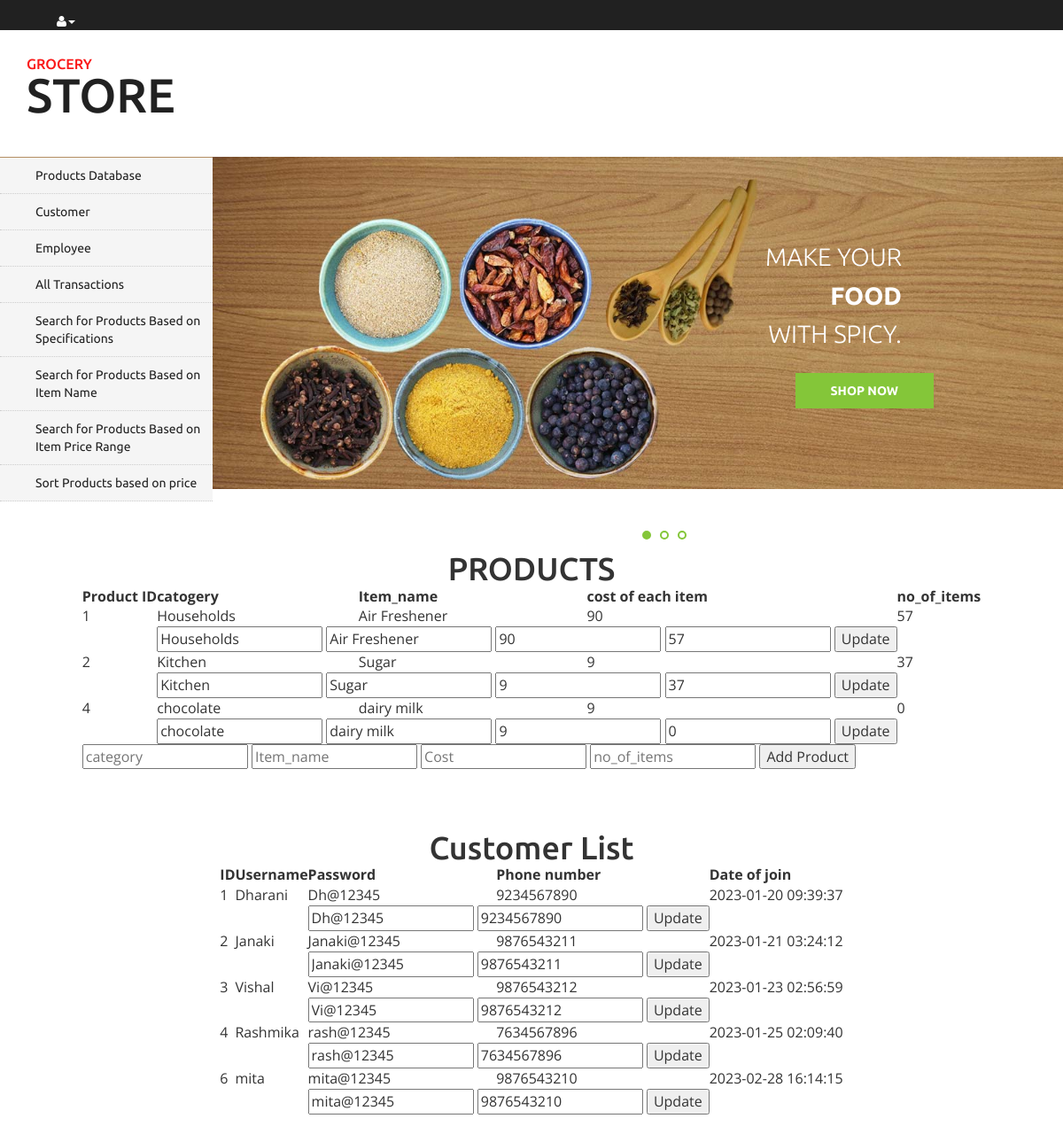
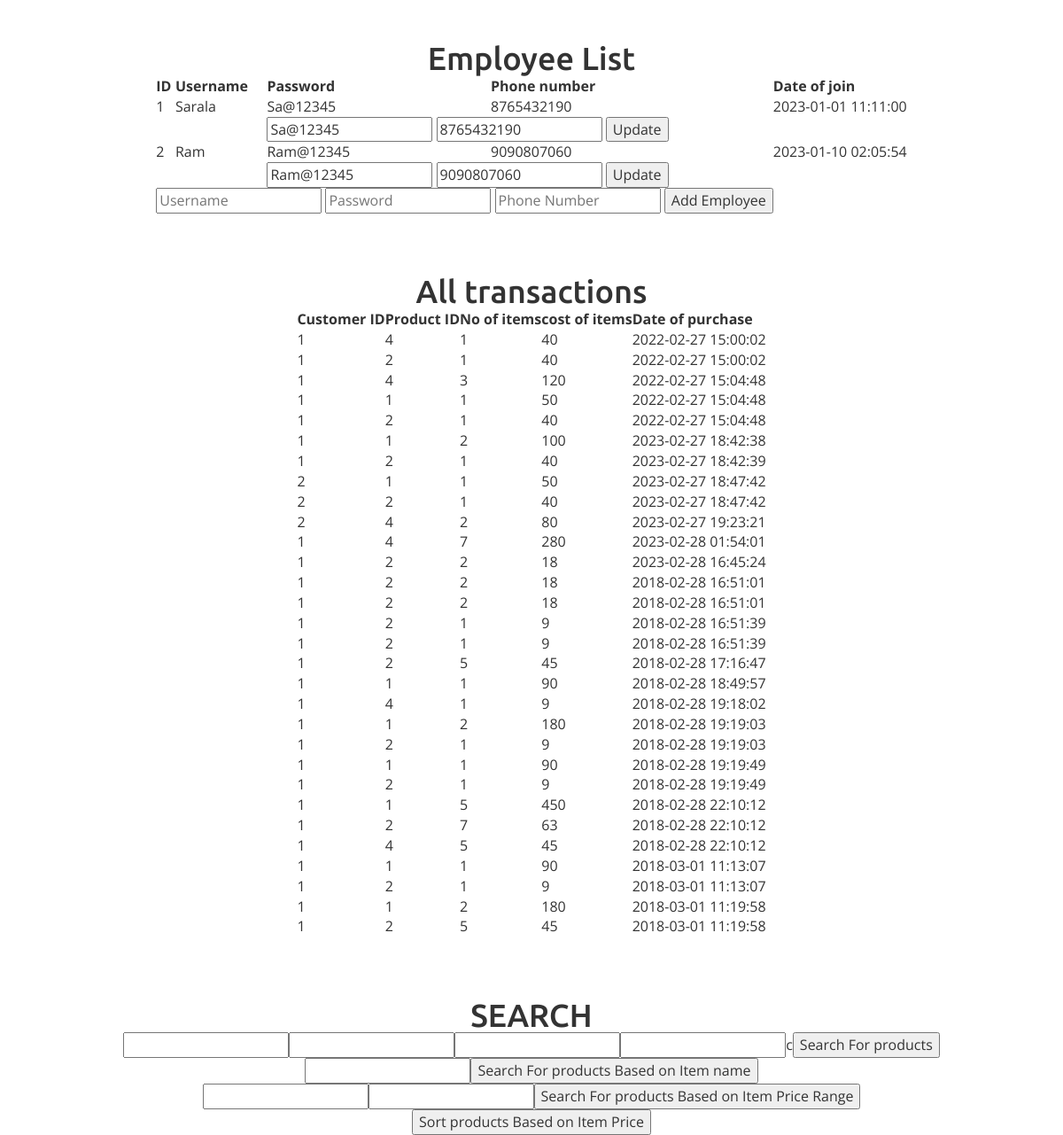
Screenshot of /trial.php with the database file from the repository (2 pictures, top to bottom).
### tables this page shows
CREATE TABLE `products` (
  `ID` int(10) NOT NULL,
  `catogery` varchar(20) NOT NULL,
  `Item_name` varchar(20) NOT NULL,
  `cost` int(10) NOT NULL,
  `no_of_items` int(10) NOT NULL
);

CREATE TABLE `customer` (
  `ID` int(10) NOT NULL,
  `user` varchar(20) NOT NULL,
  `password` varchar(20) NOT NULL,
  `phone_no` bigint(10) NOT NULL,
  `Email` varchar(20) NOT NULL,
  `Time_of_join` datetime NOT NULL
);

CREATE TABLE `employee` (
  `e_username` varchar(20) NOT NULL,
  `e_password` varchar(20) NOT NULL,
  `e_phone_no` bigint(10) NOT NULL,
  `e_date_join` datetime NOT NULL,
  `eid` int(10) NOT NULL
);

CREATE TABLE `purchase` (
  `pcid` int(10) NOT NULL,
  `ppid` int(10) NOT NULL,
  `no_of_items` int(10) NOT NULL,
  `cost_of_items` int(10) NOT NULL,
  `date_time` datetime NOT NULL
);

### trial.php (the view, shortened to what this page needs)
<!DOCTYPE html>
<html>
<head>
<link href="css/bootstrap.css" rel="stylesheet" type="text/css" media="all" />
<link href="css/style.css" rel="stylesheet" type="text/css" media="all" />
<link href="css/font-awesome.css" rel="stylesheet" type="text/css" media="all" />
</head>
<body>
	<div class="agileits_header">
		<div class="w3l_header_right">
			<ul>
				<li class="dropdown profile_details_drop">
					<a href="#" class="dropdown-toggle" data-toggle="dropdown"><i class="fa fa-user" aria-hidden="true"></i><span class="caret"></span></a>
				</li>
			</ul>
		</div>
		<div class="clearfix"> </div>
	</div>
	<div class="logo_products">
		<div class="container">
			<div class="w3ls_logo_products_left">
				<h1><a href="index.html"><span>Grocery</span> Store</a></h1>
			</div>
			<div class="clearfix"> </div>
		</div>
	</div>
	<div class="banner">
		<div class="w3l_banner_nav_left">
			<nav class="navbar nav_bottom">
				<div class="collapse navbar-collapse" id="bs-megadropdown-tabs">
					<ul class="nav navbar-nav nav_1">
						<li><a href="#products_edit">Products Database</a></li>
						<li><a href="#customer">Customer</a></li>
						<li><a href="#add_employee">Employee</a></li>
						<li><a href="#All_transactions">All Transactions</a></li>
						<li><a href="#search_products">Search for Products Based on Specifications</a></li>
						<li><a href="#search_products_itname">Search for Products Based on Item Name</a></li>
						<li><a href="#search_products_range">Search for Products Based on Item Price Range</a></li>
						<li><a href="#search_products_itsort">Sort Products based on price</a></li>
					</ul>
				 </div>
			</nav>
		</div>
		<div class="w3l_banner_nav_right">
			<section class="slider">
				<div class="flexslider">
					<ul class="slides">
						<li>
							<div class="w3l_banner_nav_right_banner">
								<h3>Make your <span>food</span> with Spicy.</h3>
								<div class="more">
									<a href="#" class="button--saqui button--round-l button--text-thick" data-text="Shop now">Shop now</a>
								</div>
							</div>
						</li>
					</ul>
				</div>
			</section>
				<link rel="stylesheet" href="css/flexslider.css" type="text/css" media="screen" property="" />
		</div>
	</div>
<center><h1> PRODUCTS</h1></center>
	<div id="products_edit">
		<?php
   $db="grocery";
   $connect = mysqli_connect('localhost','root','',$db);
   $query = mysqli_query($connect,"SELECT * FROM products");
      echo "<center>";
      ?><table cellpadding="5" cellspacing="5">
      	<?php
      echo "<tr>";
      echo "<th>"; echo "Product ID"; echo "</th>";
      echo "<th>"; echo "catogery"; echo "</th>";
      echo "<th>"; echo "Item_name"; echo "</th>";
      echo "<th>"; echo "cost of each item"; echo "</th>";
      echo "<th>"; echo "no_of_items"; echo "</th>";
      echo "</tr>";
 while ($row = mysqli_fetch_array ($query)) {
      echo "<tr>";
      echo "<td>"; echo $row["ID"]; echo "</td>";
      echo "<td>"; echo $row["catogery"]; echo "</td>";
      echo "<td>"; echo $row["Item_name"]; echo "</td>";
      echo "<td>"; echo $row["cost"]; echo "</td>";
      echo "<td>"; echo $row["no_of_items"]; echo "</td>";
      echo "</tr>";
      echo "<tr>";
      echo "<td>";
      echo "</td>";
      echo "<td colspan='3'>";
      ?><form action="A_update_products.php" method="post">
 		<input type="text" placeholder="<?php echo $row["catogery"];?>" value="<?php echo $row["catogery"];?>" name="Acatogery"/>
 		<input type="text" placeholder="<?php echo $row["Item_name"];?>" value="<?php echo $row["Item_name"];?>" name="AItem_name"/>
 		<input type="number" placeholder="<?php echo $row["cost"];?>" value="<?php echo $row["cost"];?>" name="Acost"/>
 		<input type="number" placeholder="<?php echo $row["no_of_items"];?>" value="<?php echo $row["no_of_items"];?>" name="Ano_of_items"/>
      	<input type="submit" name="submit" value="Update"/>
    </form>
      <?php echo "</td>";
      echo "</tr>";
	  }
	  echo "<tr>";
      echo "<td colspan='4'>";
      ?><form action="add_products.php" method="post">
 		<input type="text" placeholder="category" name="p_catogery"/>
 		<input type="text" placeholder="Item_name" name="p_Item_name"/>
 		<input type="number" placeholder="Cost" name="p_cost"/>
      	<input type="number" placeholder="no_of_items" name="p_items"/>
		  <input type="submit" name="submit" value="Add Product"/>
    </form>
      <?php echo "</td>";
      echo "</tr>";
	  echo "</table>";
	  echo "</center>";
	  ?>
	  </div>
<br><br><br><center><h1>Customer List</h1></center>
<div id="customer">
		<?php
   $db="grocery";
   $connect = mysqli_connect('localhost','root','',$db);
   $query = mysqli_query($connect,"SELECT * FROM customer");
      echo "<center>";
      ?><table cellpadding="5" cellspacing="5">
      	<?php
      echo "<tr>";
      echo "<th>"; echo "ID"; echo "</th>";
      echo "<th>"; echo "Username"; echo "</th>";
      echo "<th>"; echo "Password"; echo "</th>";
      echo "<th>"; echo "Phone number"; echo "</th>";
      echo "<th>"; echo "Date of join"; echo "</th>";
      echo "</tr>";
 while ($row = mysqli_fetch_array ($query)) {
      echo "<tr>";
      echo "<td>"; echo $row["ID"]; echo "</td>";
      echo "<td>"; echo $row["user"]; echo "</td>";
      echo "<td>"; echo $row["password"]; echo "</td>";
      echo "<td>"; echo $row["phone_no"]; echo "</td>";
      echo "<td>"; echo $row["Time_of_join"]; echo "</td>";
      echo "</tr>";
      echo "<tr>";
      echo "<td>";
      echo "</td>";
      echo "<td>";
      echo "</td>";
      echo "<td colspan='2'>";
      ?><form action="A_update_customer.php" method="post">
 		<input type="text" placeholder="<?php echo $row["password"];?>" value="<?php echo $row["password"];?>" name="Cpassword"/>
 		<input type="number" placeholder="<?php echo $row["phone_no"];?>" value="<?php echo $row["phone_no"];?>" name="C_phone_number"/>
      	<input type="submit" name="submit" value="Update"/>
    </form>
      <?php echo "</td>";
      echo "</tr>";
  }
  echo "</table>";
  echo "</center>";
?>
	</div>
<br><br><br><center><h1>Employee List</h1></center>
		<div id="add_employee">
		<?php
   $db="grocery";
   $connect = mysqli_connect('localhost','root','',$db);
   $query = mysqli_query($connect,"SELECT * FROM employee");
      echo "<center>";
      ?><table cellpadding="5" cellspacing="5">
      	<?php
      echo "<tr>";
      echo "<th>"; echo "ID"; echo "</th>";
      echo "<th>"; echo "Username"; echo "</th>";
      echo "<th>"; echo "Password"; echo "</th>";
      echo "<th>"; echo "Phone number"; echo "</th>";
      echo "<th>"; echo "Date of join"; echo "</th>";
      echo "</tr>";
 while ($row = mysqli_fetch_array ($query)) {
      echo "<tr>";
      echo "<td>"; echo $row["eid"]; echo "</td>";
      echo "<td>"; echo $row["e_username"]; echo "</td>";
      echo "<td>"; echo $row["e_password"]; echo "</td>";
      echo "<td>"; echo $row["e_phone_no"]; echo "</td>";
      echo "<td>"; echo $row["e_date_join"]; echo "</td>";
      echo "</tr>";
      echo "<tr>";
      echo "<td>";
      echo "</td>";
      echo "<td>";
      echo "</td>";
      echo "<td colspan='2'>";
      ?><form action="A_update_emp.php" method="post">
 		<input type="text" placeholder="<?php echo $row["e_password"];?>" value="<?php echo $row["e_password"];?>" name="Apassword"/>
 		<input type="number" placeholder="<?php echo $row["e_phone_no"];?>" value="<?php echo $row["e_phone_no"];?>" name="A_phno"/>
      	<input type="submit" name="submit" value="Update"/>
    </form>
      <?php echo "</td>";
      echo "</tr>";
  }
  echo "<tr>";
      echo "<td colspan='4'>";
      ?><form action="add_employee.php" method="post">
 		<input type="text" placeholder="Username" name="e_username"/>
 		<input type="text" placeholder="Password" name="e_password"/>
 		<input type="number" placeholder="Phone Number" name="e_phone_no"/>
      	<input type="submit" name="submit" value="Add Employee"/>
    </form>
      <?php echo "</td>";
      echo "</tr>";
  echo "</table>";
  echo "</center>";
?>
	</div>
<br><br><br><center><h1>All transactions</h1></center>
	<div id="All_transactions">
		<?php
   $db="grocery";
   $connect = mysqli_connect('localhost','root','',$db);
   $query = mysqli_query($connect,"SELECT * FROM purchase");
      echo "<center>";
      ?><table cellpadding="5" cellspacing="5">
         <?php
      echo "<tr>";
      echo "<th>"; echo "Customer ID"; echo "</th>";
      echo "<th>"; echo "Product ID"; echo "</th>";
      echo "<th>"; echo "No of items"; echo "</th>";
      echo "<th>"; echo "cost of items"; echo "</th>";
      echo "<th>"; echo "Date of purchase"; echo "</th>";
      echo "</tr>";
 while ($row = mysqli_fetch_array ($query)) {
      echo "<tr>";
      echo "<td>"; echo $row["pcid"]; echo "</td>";
      echo "<td>"; echo $row["ppid"]; echo "</td>";
      echo "<td>"; echo $row["no_of_items"]; echo "</td>";
      echo "<td>"; echo $row["cost_of_items"]; echo "</td>";
      echo "<td>"; echo $row["date_time"]; echo "</td>";
      echo "</tr>";
  }
  echo "</table>";
  echo "</center>";
?>
	</div>
<br><br><br><center><h1>SEARCH</h1></center>
<div id="search_products">
		<?php
      echo "<center>";
      ?><table cellpadding="5" cellspacing="5">
      ?><form action="search_products.php" method="post">
 		<input type="number"   name="spid"/>
 		<input type="text"   name="scategory"/>
		<input type="text"   name="sitem_name"/>
		<input type="number"   name="scost"/>
      	c<input type="submit" name="submit" value="Search For products"/>
    </form>
      <?php echo "</td>";
  echo "</table>";
  echo "</center>";
?>
	</div>
<div id="search_products_itname">
		<?php
      echo "<center>";
      ?><table cellpadding="5" cellspacing="5">
      ?><form action="search_products_itname.php" method="post">
		<input type="text"   name="sitem_name"/>
      	<input type="submit" name="submit" value="Search For products Based on Item name"/>
    </form>
      <?php echo "</td>";
  echo "</table>";
  echo "</center>";
?>
	</div>
<div id="search_products_range">
		<?php
      echo "<center>";
      ?><table cellpadding="5" cellspacing="5">
      ?><form action="search_products_range.php" method="post">
		<input type="number"   name="sitem_price_st"/>
		<input type="number"   name="sitem_price_end"/>
      	<input type="submit" name="submit" value="Search For products Based on Item Price Range"/>
    </form>
      <?php echo "</td>";
  echo "</table>";
  echo "</center>";
?>
	</div>
	<div id="search_products_itsort">
		<?php
      echo "<center>";
      ?><table cellpadding="5" cellspacing="5">
      ?><form action="search_products_itsort.php" method="post">
      	<input type="submit" name="submit" value="Sort products Based on Item Price"/>
    </form>
      <?php echo "</td>";
  echo "</table>";
  echo "</center>";
?>
	</div>
</body>
</html>

### css/flexslider.css (style rules this page uses)
.slides, .flex-control-nav, .flex-direction-nav { margin: 0; padding: 0; list-style: none; }
.flexslider .slides > li { display: none; -webkit-backface-visibility: hidden; }
.slides:after { content: "."; display: block; clear: both; visibility: hidden; line-height: 0; height: 0; }
.flexslider { border: 0px; position: relative; zoom: 1; overflow: hidden; }
.flexslider .slides { zoom: 1; }

### rows the page displays
products: ID "1", catogery "Households", Item_name "Air Freshener", cost "90", no_of_items "57", Acatogery "Households", AItem_name "Air Freshener", Acost "90", Ano_of_items "57"
products: ID "2", catogery "Kitchen", Item_name "Sugar", cost "9", no_of_items "37", Acatogery "Kitchen", AItem_name "Sugar", Acost "9", Ano_of_items "37"
products: ID "4", catogery "chocolate", Item_name "dairy milk", cost "9", no_of_items "0", Acatogery "chocolate", AItem_name "dairy milk", Acost "9", Ano_of_items "0"
customer: ID "1", user "Dharani", password "Dh@12345", phone_no "9234567890", Time_of_join "2023-01-20 09:39:37", Cpassword "Dh@12345", C_phone_number "9234567890"
customer: ID "2", user "Janaki", password "Janaki@12345", phone_no "9876543211", Time_of_join "2023-01-21 03:24:12", Cpassword "Janaki@12345", C_phone_number "9876543211"
customer: ID "3", user "Vishal", password "Vi@12345", phone_no "9876543212", Time_of_join "2023-01-23 02:56:59", Cpassword "Vi@12345", C_phone_number "9876543212"
customer: ID "4", user "Rashmika", password "rash@12345", phone_no "7634567896", Time_of_join "2023-01-25 02:09:40", Cpassword "rash@12345", C_phone_number "7634567896"
customer: ID "6", user "mita", password "mita@12345", phone_no "9876543210", Time_of_join "2023-02-28 16:14:15", Cpassword "mita@12345", C_phone_number "9876543210"
employee: eid "1", e_username "Sarala", e_password "Sa@12345", e_phone_no "8765432190", e_date_join "2023-01-01 11:11:00", Apassword "Sa@12345", A_phno "8765432190"
employee: eid "2", e_username "Ram", e_password "Ram@12345", e_phone_no "9090807060", e_date_join "2023-01-10 02:05:54", Apassword "Ram@12345", A_phno "9090807060"
purchase: pcid "1", ppid "4", no_of_items "1", cost_of_items "40", date_time "2022-02-27 15:00:02"
purchase: pcid "1", ppid "2", no_of_items "1", cost_of_items "40", date_time "2022-02-27 15:00:02"
purchase: pcid "1", ppid "4", no_of_items "3", cost_of_items "120", date_time "2022-02-27 15:04:48"
purchase: pcid "1", ppid "1", no_of_items "1", cost_of_items "50", date_time "2022-02-27 15:04:48"
purchase: pcid "1", ppid "2", no_of_items "1", cost_of_items "40", date_time "2022-02-27 15:04:48"
purchase: pcid "1", ppid "1", no_of_items "2", cost_of_items "100", date_time "2023-02-27 18:42:38"
purchase: pcid "1", ppid "2", no_of_items "1", cost_of_items "40", date_time "2023-02-27 18:42:39"
purchase: pcid "2", ppid "1", no_of_items "1", cost_of_items "50", date_time "2023-02-27 18:47:42"
purchase: pcid "2", ppid "2", no_of_items "1", cost_of_items "40", date_time "2023-02-27 18:47:42"
purchase: pcid "2", ppid "4", no_of_items "2", cost_of_items "80", date_time "2023-02-27 19:23:21"
purchase: pcid "1", ppid "4", no_of_items "7", cost_of_items "280", date_time "2023-02-28 01:54:01"
purchase: pcid "1", ppid "2", no_of_items "2", cost_of_items "18", date_time "2023-02-28 16:45:24"
purchase: pcid "1", ppid "2", no_of_items "2", cost_of_items "18", date_time "2018-02-28 16:51:01"
purchase: pcid "1", ppid "2", no_of_items "2", cost_of_items "18", date_time "2018-02-28 16:51:01"
purchase: pcid "1", ppid "2", no_of_items "1", cost_of_items "9", date_time "2018-02-28 16:51:39"
purchase: pcid "1", ppid "2", no_of_items "1", cost_of_items "9", date_time "2018-02-28 16:51:39"
purchase: pcid "1", ppid "2", no_of_items "5", cost_of_items "45", date_time "2018-02-28 17:16:47"
purchase: pcid "1", ppid "1", no_of_items "1", cost_of_items "90", date_time "2018-02-28 18:49:57"
purchase: pcid "1", ppid "4", no_of_items "1", cost_of_items "9", date_time "2018-02-28 19:18:02"
purchase: pcid "1", ppid "1", no_of_items "2", cost_of_items "180", date_time "2018-02-28 19:19:03"
purchase: pcid "1", ppid "2", no_of_items "1", cost_of_items "9", date_time "2018-02-28 19:19:03"
purchase: pcid "1", ppid "1", no_of_items "1", cost_of_items "90", date_time "2018-02-28 19:19:49"
purchase: pcid "1", ppid "2", no_of_items "1", cost_of_items "9", date_time "2018-02-28 19:19:49"
purchase: pcid "1", ppid "1", no_of_items "5", cost_of_items "450", date_time "2018-02-28 22:10:12"
purchase: pcid "1", ppid "2", no_of_items "7", cost_of_items "63", date_time "2018-02-28 22:10:12"
purchase: pcid "1", ppid "4", no_of_items "5", cost_of_items "45", date_time "2018-02-28 22:10:12"
purchase: pcid "1", ppid "1", no_of_items "1", cost_of_items "90", date_time "2018-03-01 11:13:07"
purchase: pcid "1", ppid "2", no_of_items "1", cost_of_items "9", date_time "2018-03-01 11:13:07"
purchase: pcid "1", ppid "1", no_of_items "2", cost_of_items "180", date_time "2018-03-01 11:19:58"
purchase: pcid "1", ppid "2", no_of_items "5", cost_of_items "45", date_time "2018-03-01 11:19:58"
